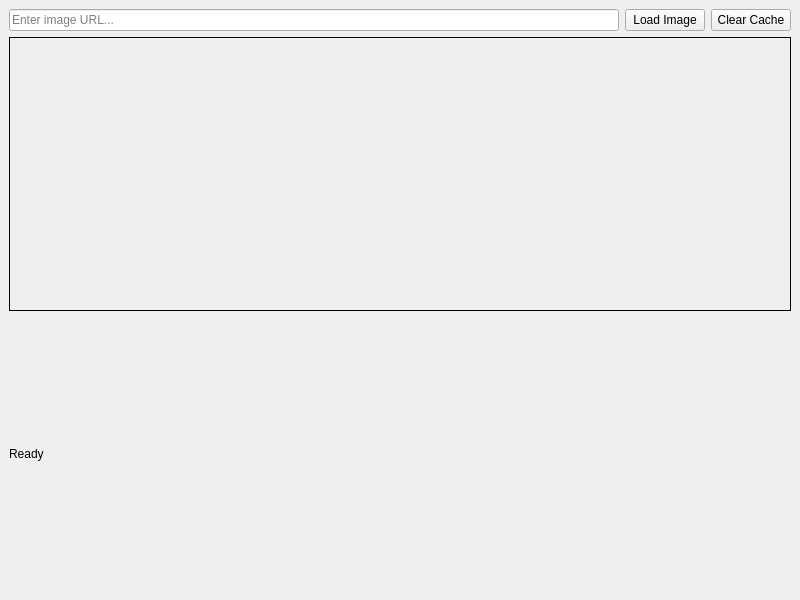
<?xml version="1.0" encoding="UTF-8"?>
<ui version="4.0">
 <class>LRUCache</class>  <!-- 类名改为LRUCache -->
 <widget class="QMainWindow" name="LRUCache">
  <property name="geometry">
   <rect>
    <x>0</x>
    <y>0</y>
    <width>800</width>
    <height>600</height>
   </rect>
  </property>
  <property name="windowTitle">
   <string>Image Cache Demo</string>
  </property>
  <widget class="QWidget" name="centralwidget">
   <layout class="QVBoxLayout" name="verticalLayout">
    <item>
     <layout class="QHBoxLayout" name="horizontalLayout">
      <item>
       <widget class="QLineEdit" name="urlEdit">
        <property name="placeholderText">
         <string>Enter image URL...</string>
        </property>
       </widget>
      </item>
      <item>
       <widget class="QPushButton" name="loadButton">
        <property name="text">
         <string>Load Image</string>
        </property>
       </widget>
      </item>
      <item>
       <widget class="QPushButton" name="clearButton">
        <property name="text">
         <string>Clear Cache</string>
        </property>
       </widget>
      </item>
     </layout>
    </item>
    <item>
     <widget class="QLabel" name="imageLabel">
      <property name="frameShape">
       <enum>QFrame::Box</enum>
      </property>
      <property name="alignment">
       <set>Qt::AlignCenter</set>
      </property>
     </widget>
    </item>
    <item>
     <widget class="QLabel" name="statusLabel">
      <property name="text">
       <string>Ready</string>
      </property>
     </widget>
    </item>
   </layout>
  </widget>
 </widget>
 <resources/>
 <connections/>
</ui>
